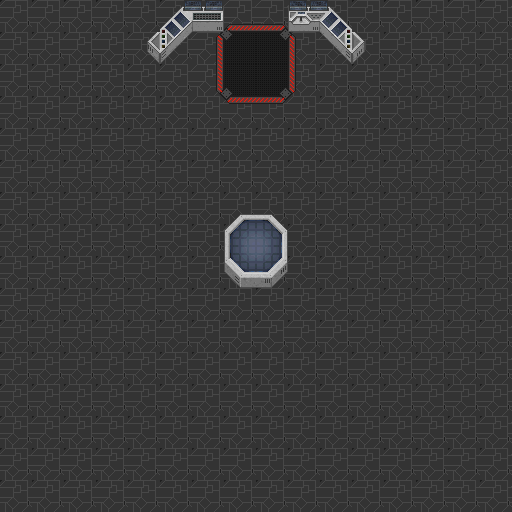

This is a level from a 2D game, rendered from its Tiled map with the project's own tilesets. A one-line summary and the complete map file follow:
An orthogonal 16x16 tile map with 32x32 px tiles, 2 tile layers (Background, Blocking), 2 tilesets and 1 object (computer).

<map version="1.0" tiledversion="1.1.3" orientation="orthogonal" renderorder="right-down" width="16" height="16" tilewidth="32" tileheight="32" infinite="0" nextobjectid="5">
 <tileset firstgid="1" name="tileset" tilewidth="32" tileheight="32" tilecount="512" columns="32">
  <image source="../images/tileset.png" width="1024" height="512" />
 </tileset>
 <tileset firstgid="513" name="tileset" tilewidth="32" tileheight="32" tilecount="512" columns="32">
  <image source="../images/tileset.png" width="1024" height="512" />
 </tileset>
 <layer name="Background" width="16" height="16">
  <data encoding="csv">
276,276,276,276,276,276,177,178,179,180,276,276,276,276,276,276,
276,276,276,276,276,276,209,210,211,212,276,276,276,276,276,276,
276,276,276,276,276,276,241,242,243,244,276,276,276,276,276,276,
276,276,276,276,276,276,273,274,275,276,276,276,276,276,276,276,
276,276,276,276,276,276,276,276,276,276,276,276,276,276,276,276,
276,276,276,276,276,276,276,276,276,276,276,276,276,276,276,276,
276,276,276,276,276,276,276,276,276,276,276,276,276,276,276,276,
276,276,276,276,276,276,276,276,276,276,276,276,276,276,276,276,
276,276,276,276,276,276,276,276,276,276,276,276,276,276,276,276,
276,276,276,276,276,276,276,276,276,276,276,276,276,276,276,276,
276,276,276,276,276,276,276,276,276,276,276,276,276,276,276,276,
276,276,276,276,276,276,276,276,276,276,276,276,276,276,276,276,
276,276,276,276,276,276,276,276,276,276,276,276,276,276,276,276,
276,276,276,276,276,276,276,276,276,276,276,276,276,276,276,276,
276,276,276,276,276,276,276,276,276,276,276,276,276,276,276,276,
276,276,276,276,276,276,276,276,276,276,276,276,276,276,276,276
</data>
 </layer>
 <layer name="Blocking" width="16" height="16">
  <data encoding="csv">
0,0,0,0,0,12,13,0,0,139,140,0,0,0,0,0,
0,0,0,0,43,44,0,0,0,0,172,173,0,0,0,0,
0,0,0,0,0,0,0,0,0,0,0,0,0,0,0,0,
0,0,0,0,0,0,0,0,0,0,0,0,0,0,0,0,
0,0,0,0,0,0,0,0,0,0,0,0,0,0,0,0,
0,0,0,0,0,0,0,0,0,0,0,0,0,0,0,0,
0,0,0,0,0,0,0,14,15,0,0,0,0,0,0,0,
0,0,0,0,0,0,0,46,47,0,0,0,0,0,0,0,
0,0,0,0,0,0,0,78,79,0,0,0,0,0,0,0,
0,0,0,0,0,0,0,0,0,0,0,0,0,0,0,0,
0,0,0,0,0,0,0,0,0,0,0,0,0,0,0,0,
0,0,0,0,0,0,0,0,0,0,0,0,0,0,0,0,
0,0,0,0,0,0,0,0,0,0,0,0,0,0,0,0,
0,0,0,0,0,0,0,0,0,0,0,0,0,0,0,0,
0,0,0,0,0,0,0,0,0,0,0,0,0,0,0,0,
0,0,0,0,0,0,0,0,0,0,0,0,0,0,0,0
</data>
 </layer>
 <objectgroup name="Interaction">
  <object id="2" name="computer" x="192.138" y="159.272" width="130.198" height="155.48" />
 </objectgroup>
</map>
